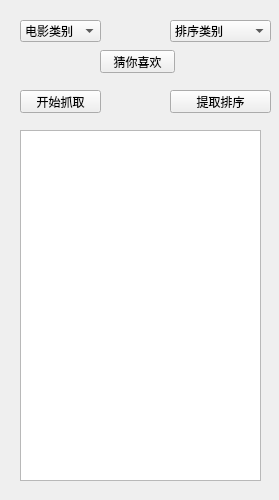
<?xml version="1.0" encoding="UTF-8"?>
<ui version="4.0">
 <class>spider_view</class>
 <widget class="QWidget" name="spider_view">
  <property name="geometry">
   <rect>
    <x>0</x>
    <y>0</y>
    <width>279</width>
    <height>500</height>
   </rect>
  </property>
  <property name="minimumSize">
   <size>
    <width>279</width>
    <height>500</height>
   </size>
  </property>
  <property name="maximumSize">
   <size>
    <width>279</width>
    <height>500</height>
   </size>
  </property>
  <property name="windowTitle">
   <string>猫眼电影抓取</string>
  </property>
  <widget class="QComboBox" name="sortclass">
   <property name="geometry">
    <rect>
     <x>170</x>
     <y>20</y>
     <width>101</width>
     <height>22</height>
    </rect>
   </property>
   <item>
    <property name="text">
     <string>排序类别</string>
    </property>
   </item>
   <item>
    <property name="text">
     <string>按照热门排序</string>
    </property>
   </item>
   <item>
    <property name="text">
     <string>按照时间排序</string>
    </property>
   </item>
   <item>
    <property name="text">
     <string>按照评价排序</string>
    </property>
   </item>
  </widget>
  <widget class="QComboBox" name="moviesclass">
   <property name="geometry">
    <rect>
     <x>20</x>
     <y>20</y>
     <width>81</width>
     <height>22</height>
    </rect>
   </property>
   <item>
    <property name="text">
     <string>电影类别</string>
    </property>
   </item>
   <item>
    <property name="text">
     <string>科幻</string>
    </property>
   </item>
   <item>
    <property name="text">
     <string>动作</string>
    </property>
   </item>
   <item>
    <property name="text">
     <string>悬疑</string>
    </property>
   </item>
   <item>
    <property name="text">
     <string>冒险</string>
    </property>
   </item>
   <item>
    <property name="text">
     <string>战争</string>
    </property>
   </item>
   <item>
    <property name="text">
     <string>奇幻</string>
    </property>
   </item>
   <item>
    <property name="text">
     <string>喜剧</string>
    </property>
   </item>
  </widget>
  <widget class="QPushButton" name="makefile">
   <property name="geometry">
    <rect>
     <x>20</x>
     <y>90</y>
     <width>81</width>
     <height>23</height>
    </rect>
   </property>
   <property name="text">
    <string>开始抓取</string>
   </property>
  </widget>
  <widget class="QPushButton" name="openfile">
   <property name="geometry">
    <rect>
     <x>170</x>
     <y>90</y>
     <width>101</width>
     <height>23</height>
    </rect>
   </property>
   <property name="text">
    <string>提取排序</string>
   </property>
  </widget>
  <widget class="QTextBrowser" name="textBrowser">
   <property name="geometry">
    <rect>
     <x>20</x>
     <y>130</y>
     <width>241</width>
     <height>351</height>
    </rect>
   </property>
  </widget>
  <widget class="QPushButton" name="guessyoulike">
   <property name="geometry">
    <rect>
     <x>100</x>
     <y>50</y>
     <width>75</width>
     <height>23</height>
    </rect>
   </property>
   <property name="text">
    <string>猜你喜欢</string>
   </property>
  </widget>
 </widget>
 <resources/>
 <connections>
  <connection>
   <sender>makefile</sender>
   <signal>clicked()</signal>
   <receiver>spider_view</receiver>
   <slot>execute()</slot>
   <hints>
    <hint type="sourcelabel">
     <x>64</x>
     <y>172</y>
    </hint>
    <hint type="destinationlabel">
     <x>62</x>
     <y>145</y>
    </hint>
   </hints>
  </connection>
  <connection>
   <sender>openfile</sender>
   <signal>clicked()</signal>
   <receiver>spider_view</receiver>
   <slot>open_file()</slot>
   <hints>
    <hint type="sourcelabel">
     <x>157</x>
     <y>160</y>
    </hint>
    <hint type="destinationlabel">
     <x>149</x>
     <y>145</y>
    </hint>
   </hints>
  </connection>
  <connection>
   <sender>guessyoulike</sender>
   <signal>clicked()</signal>
   <receiver>spider_view</receiver>
   <slot>findyoulike()</slot>
   <hints>
    <hint type="sourcelabel">
     <x>145</x>
     <y>60</y>
    </hint>
    <hint type="destinationlabel">
     <x>214</x>
     <y>58</y>
    </hint>
   </hints>
  </connection>
 </connections>
 <slots>
  <slot>execute()</slot>
  <slot>open_file()</slot>
  <slot>findyoulike()</slot>
 </slots>
</ui>
